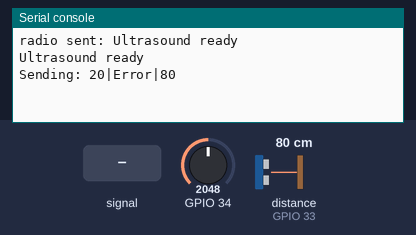
A program run on a simulated ESP32 board running MicroPython. Parts: the last lines printed to the serial console. The inputs (shaded band) are chosen by the test bench; at power-on: distance to the obstacle (sensor on GPIO 33) 80 cm, GPIO 34 = 2048 (analog values on the 0–4095 scale). The echo pulse lasts 58.3 µs per cm; no radio messages arrive unless stated (any console line starting 'radio sent:' is added by the test bench); library files of the repository ran but are not shown: hcsr04.py.

Above: at 1.2 s.
1.3 s: GPIO 34 fed a 2 Hz sine of ±1228 counts around its level
At 2.3 s:
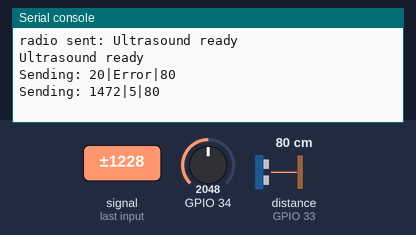
2.9 s: distance to the obstacle (sensor on GPIO 33) set to 2 cm
At 4.0 s:
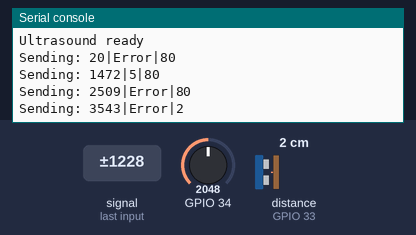
4.4 s: distance to the obstacle (sensor on GPIO 33) set to 4 cm
At 5.5 s:
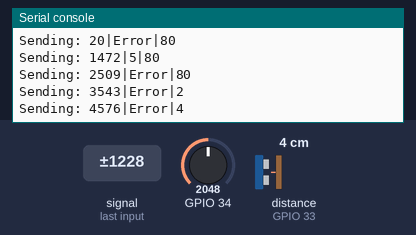
Timing chart, 0 to 7.4 s (numbered marks = the images above; inputs shaded):
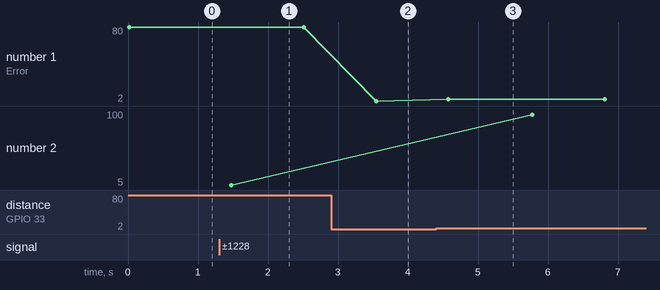

The program:

smarthome_sensor_hcsr04.py
```python
# Smart Home sensor program
# MicroPython and ESP32 https://docs.micropython.org/en/latest/esp32/quickref.html
# https://docs.micropython.org/en/latest/library/espnow.html
# https://randomnerdtutorials.com/micropython-hc-sr04-ultrasonic-esp32-esp8266/

import network
import espnow

from machine import Pin
import time

from hcsr04 import HCSR04              # The HC-SR04 module

########################################
# OWN MODULES
from adc_sub import ADC_substitute

########################################
# CONFIGURATION
dashboard_mac_address = b'\xA1\xB2\xC3\xD4\xE5\xF6' # MAC address of dashboard (Educaboard). Byte string format!

# Sensor
sensor_id = "Ultrasound"               # The sensor ID
pin_us_trigger = 32                    # The ultra sound digital trigger GPIO output pin
pin_us_echo = 33                       # The ultra sound digital echo GPIO input pin

# Battery
pin_battery = 34                       # The battery measurement input pin, ADC1_6

########################################
# OBJECTS
# ESP-NOW
sta = network.WLAN(network.STA_IF)     # Or network.AP_IF
sta.active(True)                       # WLAN interface must be active to send()/recv()

en = espnow.ESPNow()                   # ESP-NOW object
en.active(True)                        # Make ESP-NOW active

# Sensor
sensor = HCSR04(pin_us_trigger, pin_us_echo, 10000) # 10 ms time out

# Battery
batttery = ADC_substitute(pin_battery) # The battery object

########################################
# VARIABLES
# Previous values
prev_sensor_value = -999               # The previous value from the sensor
prev_bat_pct = -1                      # The previous battery percentage value

########################################
# FUNCTIONS
def get_battery_percentage():          # The battery voltage percentage
    adc_at_0_percent = 1450
    adc_at_100_percent = 1766
    min_battery_voltage = 3.0
    max_battery_voltage = 4.2
    adc_value = batttery.read_adc()

    voltage_range_per_unit_adc = (max_battery_voltage - min_battery_voltage) / (adc_at_100_percent - adc_at_0_percent)

    voltage = (adc_value - adc_at_0_percent) * voltage_range_per_unit_adc + min_battery_voltage

    battery_percentage = ((voltage - min_battery_voltage) / (max_battery_voltage - min_battery_voltage)) * 100
    battery_percentage = round(int(battery_percentage))
    if battery_percentage < 0 or battery_percentage > 100:
        battery_percentage = "Error"

    return battery_percentage

########################################
# PROGRAM

# INITIALIZATION
# ESP-NOW
en.add_peer(dashboard_mac_address)     # Must add_peer() before send()
en.send(dashboard_mac_address, sensor_id + " ready", False)

print(sensor_id + " ready")

# MAIN (super loop)
while True:
    # Measure the battery percentage
    bat_pct = get_battery_percentage()

    # Check the sensor
    sensor_value = sensor.distance_cm()

    # Send data if there is a change (this principle saves power)
    if bat_pct != prev_bat_pct or sensor_value != prev_sensor_value:
        data_string = str(time.ticks_ms()) + '|' + str(bat_pct) + '|' + str(sensor_value) # The data to send. CHANGE IT!


        print("Sending: " + data_string)
        time.sleep(1)
        try:
#             en.send(dashboard_mac_address, data_string, False)
#             print("Sent OK")
            ...
        except ValueError as e:
            print("Error sending the message: " + str(e))

        # Update the previous values for use next time
        prev_bat_pct = bat_pct
        prev_sensor_value = sensor_value

    time.sleep_ms(20)                  # Needed to avoid spurious measurements. Min 20 ms
```

adc_sub.py
```python
# An ESP32 ADC substituting library usable from 200 mV to 2,4 V
#
# This library mitigates some of the ESP32 ADC problems:
# - noise: by averaging over 256 measurement
# - 100 mV late start, and
# - non linearity: by using own formula
#
# The library uses a fixed attenuation of 11 dB and 12 bits

from machine import ADC, Pin

class ADC_substitute():

    __adc = None

    # ADC value to voltage first degree equation coefficients
    __alpha = 0.000838616
    __beta = 0.097068


    def __init__(self, pin_adc):
        self.__adc = ADC(Pin(pin_adc))
        self.__adc.atten(ADC.ATTN_11DB)
        self.__adc.width(ADC.WIDTH_12BIT)


    def read_adc(self):
        adc_val = 0
        for i in range(256):
            adc_val += self.__adc.read()
        adc_val = adc_val >> 8

        return adc_val


    def read_voltage(self):
        adc_val = self.read_adc()

        return self.__alpha * adc_val + self.__beta
```

Measured:
- after the input at 1.3 s, the serial console: prints a new line after 0.17 s (image 1)
- after the input at 2.9 s, the serial console: prints a new line after 0.64 s (image 2)
- after the input at 4.4 s, the serial console: prints a new line after 0.18 s (image 3)
- plotted number 1: 80 → 2 after the input at 2.9 s, 2 → 4 after the input at 4.4 s
